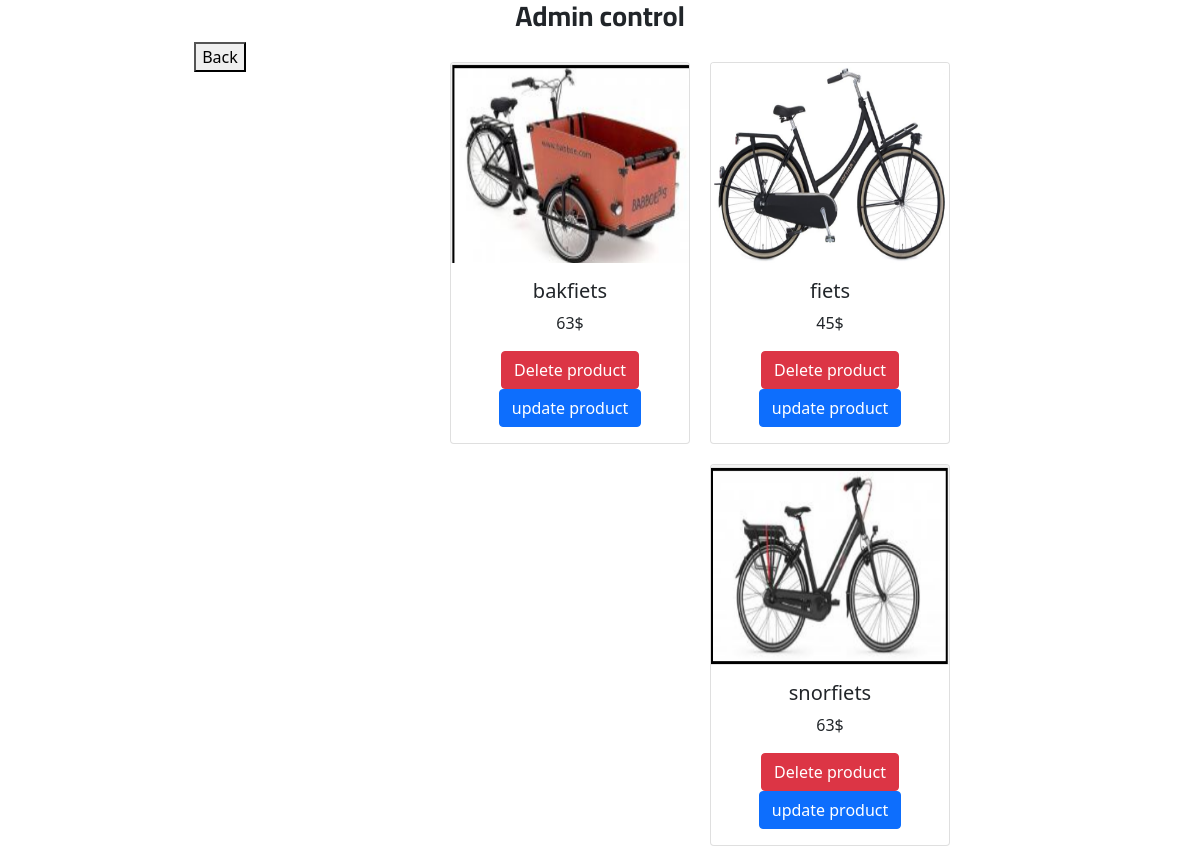
/admin/products.php, run on the app's committed database.
### tables this page shows
CREATE TABLE `products` (
  `id` int(11) NOT NULL,
  `name` varchar(100) NOT NULL,
  `price` varchar(100) NOT NULL,
  `image` varchar(150) NOT NULL
);

### admin/products.php (the view, shortened to what this page needs)
<!DOCTYPE html>
<html lang="en">
<head>
    <link href="https://cdn.jsdelivr.net/npm/bootstrap@5.1.3/dist/css/bootstrap.min.css" rel="stylesheet">
</head>
<body>
    <center>
        <h3>Admin control</h3>
    </center>
    <?php
    include('config.php');
    $result = mysqli_query($con, "SELECT * FROM products");
    while($row = mysqli_fetch_array($result)){
        echo "
        <center>
        <main>
            <div class='card' style='width: 15rem;'>
                <img src='$row[image]' class='card-img-top'>
                <div class='card-body'>
                    <h5 class='card-title'>$row[name]</h5>
                    <p class='card-text'>$row[price]</p>
                    <a href='delete.php? id=$row[id]' class='btn btn-danger'>Delete product </a>
                    <a href='update.php? id=$row[id]' class='btn btn-primary'> update product</a>
                </div>
            </div>
        </main>
        <center>
        ";
    }
    ?>
<a href='index.php'><button>Back</button></a>
</body>
</html>

### admin/products.php (style rules this page uses)
h3 { font-family: 'Cairo', sans-serif; font-weight: bold; }
.card { float: right; margin-top: 20px; margin-left: 10px; margin-right: 10px; }
.card img { width: 100%; height: 200px; }
main { width: 60%; }

### data on the page
products: image (picture), name "fiets", price "45$"
products: image (picture), name "bakfiets", price "63$"
products: image (picture), name "snorfiets", price "63$"
